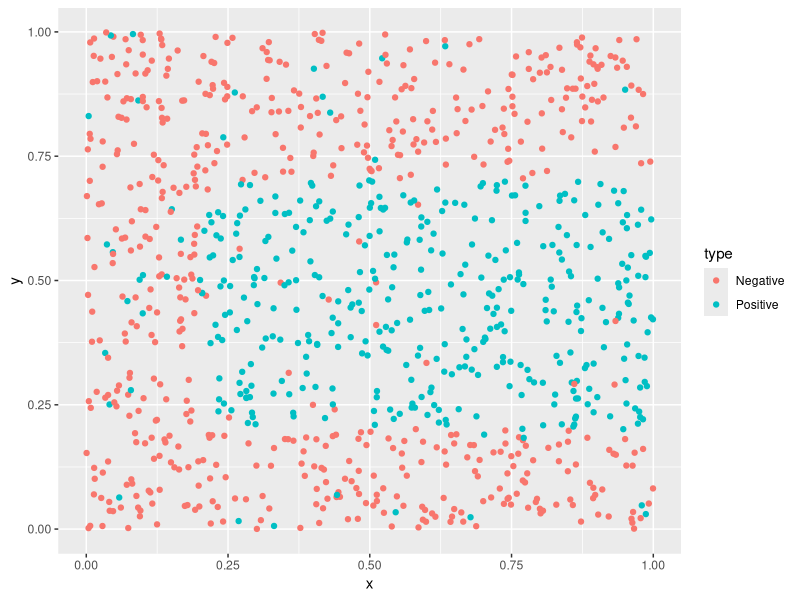

Write R code to recreate this figure. (Note: this script raises an error after producing the figure.)
suppressWarnings(library(caret))
suppressWarnings(library(rpart))

# Create rectangular class domain with some randomness
N = 1000
xPos = 0.2
yMinPos = 0.2
yMaxPos = 0.7
newData = data.frame(x=runif(N),y=runif(N))
newData$type = with(newData,ifelse(x>xPos & y>yMinPos & y<yMaxPos,
                                   'Positive', 'Negative'))

n = N/10
newData$type[1:n] = c('Positive', 'Negative')[1+rbinom(n, 1, 0.5)]
newData$type = factor(newData$type)
newData = newData[sample(nrow(newData)),] 
qplot(x=x,y=y,data=newData, color=type)

# logistic regression
# Use cross validation (caret) to check the predictive quality
modelFormula = formula('type ~ x + y')
logrFit <- glm(modelFormula, family=binomial("logit"),data=newData)
print(summary(logrFit))
ctrl <- trainControl(method = "cv", number = 10)
logrTrain <- train(modelFormula, data=newData,
                   method = 'glm', trControl = ctrl)
summary(logrTrain)

# Use classification tree to fit the data
treeFit <- rpart(modelFormula, data=newData)
printcp(treeFit)
treeTrain <- train(modelFormula, method="rpart",data=newData,
                   trControl = ctrl)

#svm
svmFitIso <- train(modelFormula, data=newData,
                   method = "svmRadial",
                   tuneGrid = data.frame(.C = rep(c(8,16,24), 3),
                                         .sigma = rep(10^(-2:0), each = 3)), 
                   trControl = ctrl,
                   preProc = c("center", "scale"))
optimal_svm <- svm(modelFormula, data = newData, gamma = 1, cost = 24)
plot(optimal_svm, newData)
# Compare the two methods
print(list(tree = treeTrain$results, logistic = logrTrain$results, svm = svmFitIso$results))
print(logrTrain$results)
